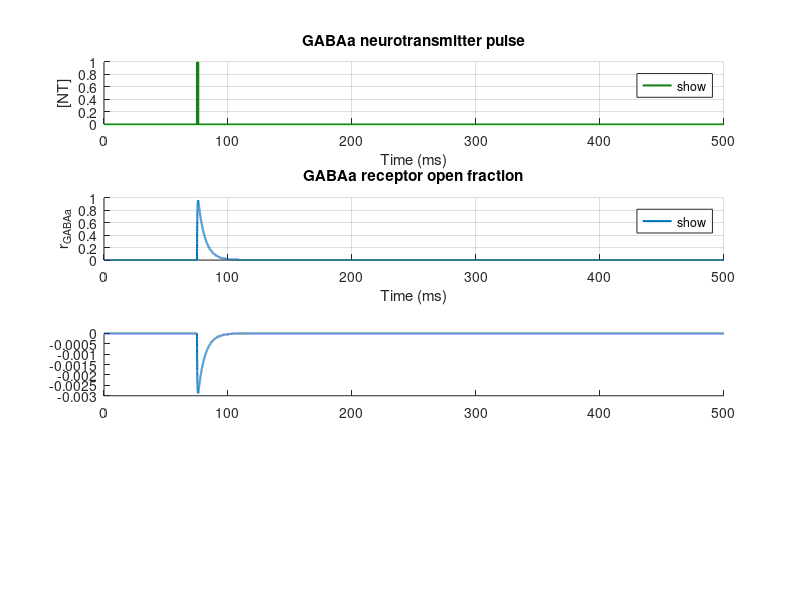

MATLAB code to generate this figure: (Note: this script raises an error after producing the figure.)
%% GABAa receptor dynamics only
% Standalone version of the GABAa synapse from the EPSC/IPSC script.
% Edit the parameters below to explore this one receptor in isolation.
clear; clc

%% Simulation setup
N_num = 1;
tspan = 500; % ms
dt = 0.01; % time step for Euler method
loop = ceil(tspan/dt) + 1; % number of time samples
time = (0:loop-1).*dt; % time vector in ms
overlay_runs = true; % true: hold repeated runs on one figure; false: open a new figure each run

%% Postsynaptic voltage used to calculate current
v_post_GABA = -50; % mV

%% GABAa constants (Destexhe)
Cmax_GABAa = 1; % max neurotransmitter concentration
Cdur_GABAa = 1; % neurotransmitter pulse duration, ms
alpha_GABAa = 5; % forward binding rate
beta_GABAa = 0.18; % backward unbinding rate
E_GABAa = -80; % reversal potential, mV
g_GABAa = 0.0001; % maximum conductance

%% Neurotransmitter pulse
GABA_start_ms = 75; % pulse onset, ms
nt_GABAa = zeros(N_num, loop);

GABA_start = round(GABA_start_ms/dt) + 1;
GABA_stop = min(loop, GABA_start + round(Cdur_GABAa/dt) - 1);
nt_GABAa(:, GABA_start:GABA_stop) = Cmax_GABAa;

%% Initial receptor value
r_GABAa = zeros(N_num, loop);

%% Current array
I_GABAa = zeros(N_num, loop);
dGABAa_rdt = zeros(N_num, loop);

%% Euler method
for i = 1:loop-1
    % GABAa receptor open fraction
    dGABAa_rdt(:, i) = (alpha_GABAa.*nt_GABAa(:, i).*(1-r_GABAa(:, i))) ...
        - (beta_GABAa.*r_GABAa(:, i));
    r_GABAa(:, i+1) = r_GABAa(:, i) + dt.*dGABAa_rdt(:, i);

    % GABAa inhibitory postsynaptic current
    I_GABAa(:, i) = g_GABAa.*r_GABAa(:, i).*(E_GABAa-v_post_GABA);
end

% Fill the final current sample after the last receptor update.
I_GABAa(:, end) = g_GABAa.*r_GABAa(:, end).*(E_GABAa-v_post_GABA);

%% Summary values
[peak_current, peak_idx] = min(I_GABAa, [], 2);
peak_time = time(peak_idx);
charge_transfer = trapz(time, I_GABAa, 2);

fprintf('Peak GABAa current: %.6g at %.2f ms\n', peak_current, peak_time);
fprintf('Charge transfer: %.6g current*ms\n', charge_transfer);

%% Plot GABAa dynamics
run_label = sprintf('g=%.4g, Vpost=%.1f, onset=%.1f ms', ...
    g_GABAa, v_post_GABA, GABA_start_ms);

if overlay_runs
    fig = findobj('Type','figure','Name','GABAa Dynamics Only');
    if isempty(fig)
        figure('Name','GABAa Dynamics Only','Color','w');
    else
        figure(fig(1));
    end
else
    figure('Name','GABAa Dynamics Only','Color','w');
end

subplot(4,1,1)
hold on
plot(time, nt_GABAa, 'Color', [0.1 0.5 0.1], 'LineWidth', 1.5, ...
    'DisplayName', run_label)
title('GABAa neurotransmitter pulse')
xlabel('Time (ms)')
ylabel('[NT]')
legend('show','Location','best')
grid on

subplot(4,1,2)
hold on
plot(time, r_GABAa, 'LineWidth', 1.5, 'DisplayName', run_label)
title('GABAa receptor open fraction')
xlabel('Time (ms)')
ylabel('r_{GABAa}')
ylim([0 1])
legend('show','Location','best')
grid on

subplot(4,1,3)
hold on
plot(time, I_GABAa, 'LineWidth', 1.5, 'DisplayName', run_label)
if isempty(findobj(gca, 'Tag', 'GABAaZeroLine'))
    yline(0,'k:', 'HandleVisibility','off', 'Tag', 'GABAaZeroLine')
end
title('GABAa IPSC')
xlabel('Time (ms)')
ylabel('Current')
legend('show','Location','best')
grid on

subplot(4,1,4)
hold on
plot(time, cumtrapz(time, I_GABAa), 'LineWidth', 1.5, 'DisplayName', run_label)
if isempty(findobj(gca, 'Tag', 'GABAaZeroLine'))
    yline(0,'k:', 'HandleVisibility','off', 'Tag', 'GABAaZeroLine')
end
title('Cumulative GABAa charge transfer')
xlabel('Time (ms)')
ylabel('Current*ms')
legend('show','Location','best')
grid on
